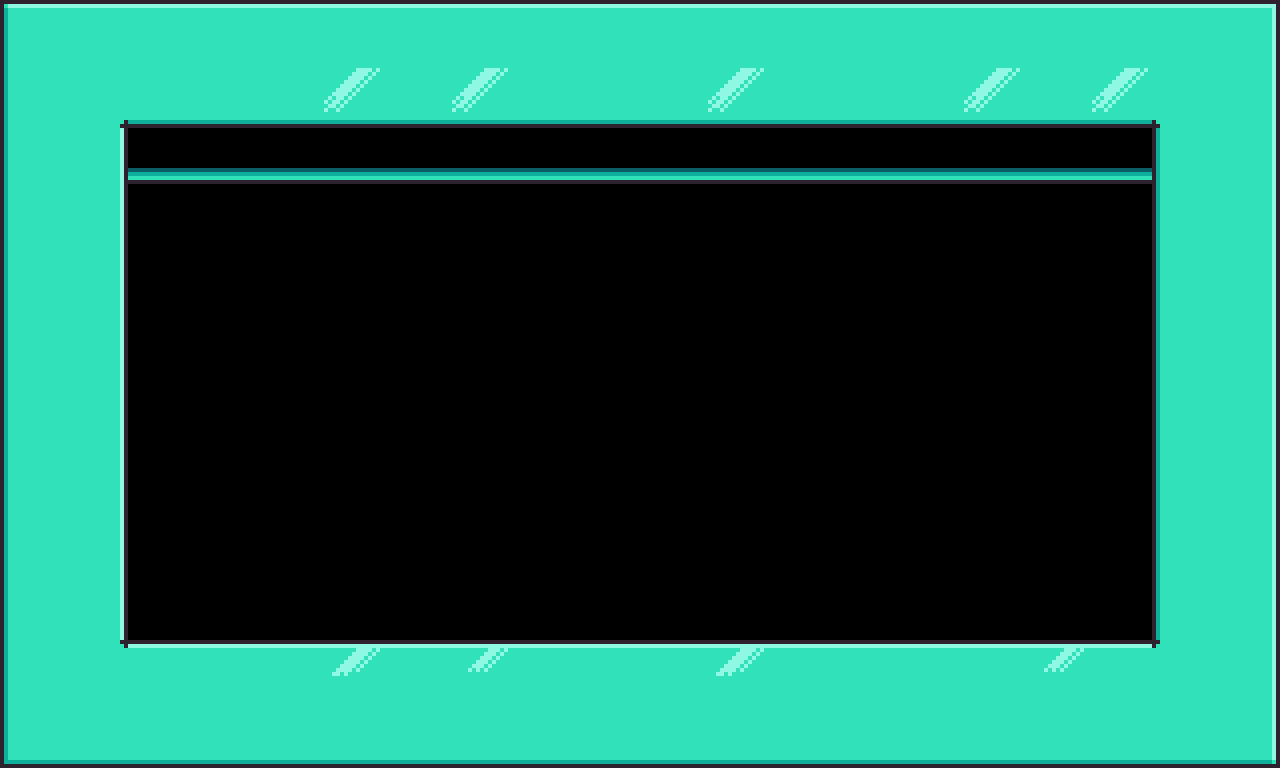

The image is a tile-based game level rendered from a .tmx file. Its description and complete source (layers, tilesets, objects, tile grids) follow:
An orthogonal 20x12 tile map with 64x64 px tiles, 1 tile layer (background).

<map version="1.10" tiledversion="1.10.2" orientation="orthogonal" renderorder="right-down" width="20" height="12" tilewidth="64" tileheight="64" infinite="0" nextlayerid="2" nextobjectid="1">
 <tileset firstgid="1" source="tileset-claw-machines-0001.tsx" />
 <layer id="1" name="background" width="20" height="12">
  <data encoding="csv">
1,3,3,3,3,3,3,3,3,3,3,3,3,3,3,3,3,3,3,5,
11,7,23,23,23,22,23,22,23,23,23,22,23,23,23,22,23,22,9,15,
11,15,8,8,8,8,8,8,8,8,8,8,8,8,8,8,8,8,11,15,
11,15,0,0,0,0,0,0,0,0,0,0,0,0,0,0,0,0,11,15,
11,15,0,0,0,0,0,0,0,0,0,0,0,0,0,0,0,0,11,15,
11,15,0,0,0,0,0,0,0,0,0,0,0,0,0,0,0,0,11,15,
11,15,0,0,0,0,0,0,0,0,0,0,0,0,0,0,0,0,11,15,
11,15,0,0,0,0,0,0,0,0,0,0,0,0,0,0,0,0,11,15,
11,15,0,0,0,0,0,0,0,0,0,0,0,0,0,0,0,0,11,15,
11,15,0,0,0,0,0,0,0,0,0,0,0,0,0,0,0,0,11,15,
11,17,3,3,3,2,3,4,3,3,3,2,3,3,3,3,4,3,19,15,
21,23,23,23,23,23,23,23,23,23,23,23,23,23,23,23,23,23,23,25
</data>
 </layer>
</map>